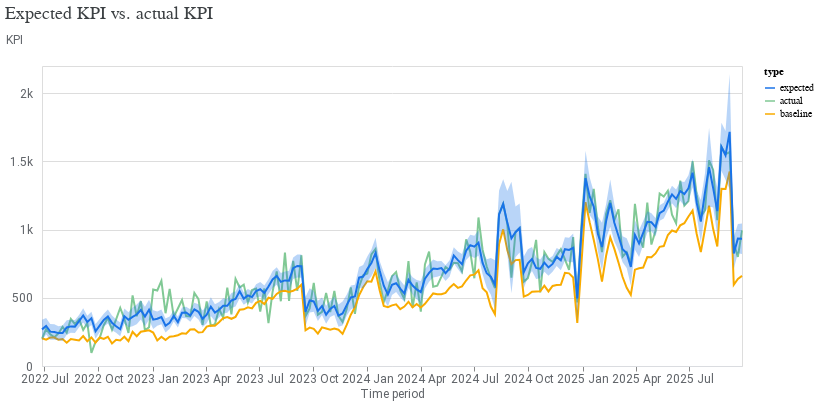

This figure's notebook cell:
### Markdown cell above
## 5. Diagnostics and quality review

### Code cell
# High-level reviewer checks
review = reviewer.ModelReviewer(mmm).run()
print(review)

# R-hat diagnostics
model_diagnostics = visualizer.ModelDiagnostics(mmm)
model_diagnostics.plot_rhat_boxplot()

# Model fit: actual vs expected Subscriptions
model_fit = visualizer.ModelFit(mmm)
model_fit.plot_model_fit()

### Figure 1 — Vega-Lite specification as saved in the notebook (floating-point values rounded to 4 significant figures; data arrays with more than 128 entries replaced by an {"elided": "..."} marker saying what was removed)
{"config": {"view": {"continuousWidth": 300, "continuousHeight": 300}, "axis": {"labelColor": "#5F6368", "labelFont": "Roboto", "labelFontSize": 12, "titleColor": "#5F6368", "titleFont": "Roboto", "titleFontSize": 12, "titleFontWeight": "normal"}}, "layer": [{"mark": {"type": "line"}, "encoding": {"color": {"field": "type", "scale": {"domain": ["expected", "actual", "baseline"], "range": ["#1A73E8", "#81C995", "#F9AB00"]}, "type": "nominal"}, "x": {"axis": {"domainColor": "#DADCE0", "format": "%Y %b", "grid": false, "tickCount": 8}, "field": "time", "title": "Time period", "type": "temporal"}, "y": {"axis": {"domain": false, "labelExpr": "replace(format(datum.value, '.3~s'), 'G', 'B')", "labelPadding": 10, "tickCount": 5, "ticks": false, "titleAlign": "left", "titleAngle": 0, "titleY": -20}, "field": "mean", "title": "KPI", "type": "quantitative"}}}, {"mark": {"type": "area", "opacity": 0.3}, "encoding": {"color": {"field": "type", "legend": null, "scale": {"domain": ["expected"], "range": ["#1A73E8"]}, "type": "nominal"}, "x": {"field": "time", "type": "temporal"}, "y": {"field": "ci_hi", "type": "quantitative"}, "y2": {"field": "ci_lo"}}}], "data": {"name": "data-006598bb2e4f63a5ff5edf1e4794ad87"}, "resolve": {"scale": {"color": "independent"}}, "title": {"text": "Expected KPI vs. actual KPI", "anchor": "start", "color": "#3C4043", "font": "Google Sans Display", "fontSize": 18, "fontWeight": "normal", "offset": 10}, "width": 700, "$schema": "https://vega.github.io/schema/vega-lite/v5.20.1.json", "datasets": {"data-006598bb2e4f63a5ff5edf1e4794ad87": {"elided": "513 records"}}}
